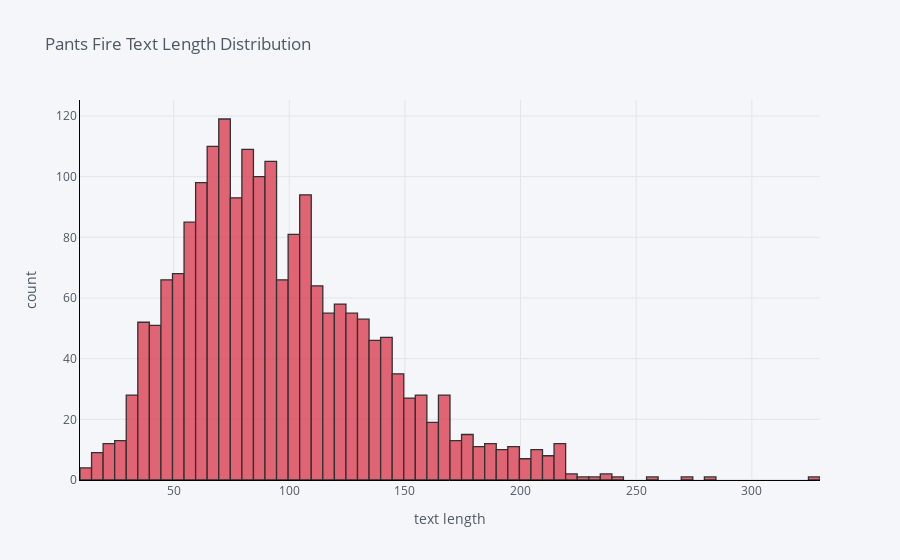
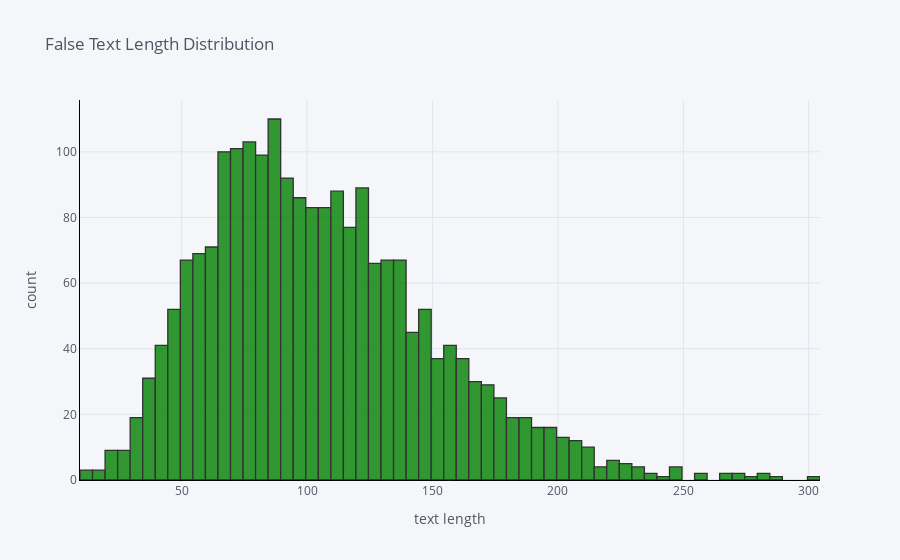
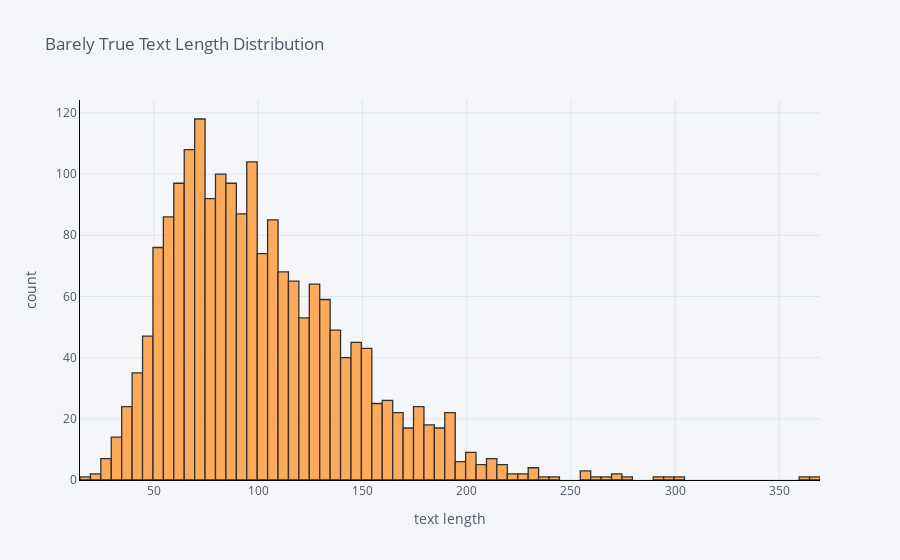
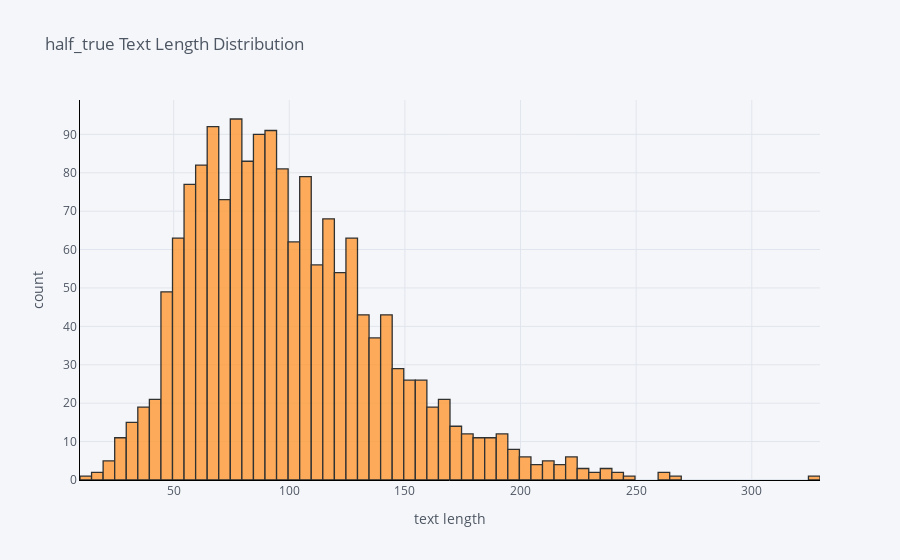

Write notebook code for charts like these, in order.
### Code cell
pants_fire['text_len'].iplot(
    kind='hist',
    bins=100,
    xTitle='text length',
    linecolor='black',
    color='red',
    yTitle='count',
    title='Pants Fire Text Length Distribution')

false['text_len'].iplot(
    kind='hist',
    bins=100,
    xTitle='text length',
    linecolor='black',
    color='green',
    yTitle='count',
    title='False Text Length Distribution')

barely_true['text_len'].iplot(
    kind='hist',
    bins=100,
    xTitle='text length',
    linecolor='black',
    yTitle='count',
    title='Barely True Text Length Distribution')

half_true['text_len'].iplot(
    kind='hist',
    bins=100,
    xTitle='text length',
    linecolor='black',
    yTitle='count',
    title='half_true Text Length Distribution')

mostly_true['text_len'].iplot(
    kind='hist',
    bins=100,
    xTitle='text length',
    linecolor='black',
    yTitle='count',
    title='mostly_true Text Length Distribution')

true['text_len'].iplot(
    kind='hist',
    bins=100,
    xTitle='text length',
    linecolor='black',
    yTitle='count',
    title='True Text Length Distribution')

### Figure 1 — Plotly figure (JSON) as saved in the notebook; plotly's stock layout.template omitted (floating-point values rounded to 4 significant figures; data arrays with more than 128 entries replaced by an {"elided": "..."} marker saying what was removed)
{"data": [{"histfunc": "count", "histnorm": "", "marker": {"color": "rgba(219, 64, 82, 1.0)", "line": {"color": "#000000", "width": 1.3}}, "name": "text_len", "nbinsx": 100, "opacity": 0.8, "orientation": "v", "type": "histogram", "x": {"elided": "1998 int values"}}], "layout": {"barmode": "overlay", "legend": {"bgcolor": "#F5F6F9", "font": {"color": "#4D5663"}}, "paper_bgcolor": "#F5F6F9", "plot_bgcolor": "#F5F6F9", "title": {"font": {"color": "#4D5663"}, "text": "Pants Fire Text Length Distribution"}, "xaxis": {"gridcolor": "#E1E5ED", "linecolor": "black", "showgrid": true, "tickfont": {"color": "#4D5663"}, "title": {"font": {"color": "#4D5663"}, "text": "text length"}, "zerolinecolor": "#E1E5ED"}, "yaxis": {"gridcolor": "#E1E5ED", "linecolor": "black", "showgrid": true, "tickfont": {"color": "#4D5663"}, "title": {"font": {"color": "#4D5663"}, "text": "count"}, "zerolinecolor": "#E1E5ED"}}}

### Figure 2 — Plotly figure (JSON) as saved in the notebook; plotly's stock layout.template omitted (floating-point values rounded to 4 significant figures; data arrays with more than 128 entries replaced by an {"elided": "..."} marker saying what was removed)
{"data": [{"histfunc": "count", "histnorm": "", "marker": {"color": "rgba(0, 128, 0, 1.0)", "line": {"color": "#000000", "width": 1.3}}, "name": "text_len", "nbinsx": 100, "opacity": 0.8, "orientation": "v", "type": "histogram", "x": {"elided": "2123 int values"}}], "layout": {"barmode": "overlay", "legend": {"bgcolor": "#F5F6F9", "font": {"color": "#4D5663"}}, "paper_bgcolor": "#F5F6F9", "plot_bgcolor": "#F5F6F9", "title": {"font": {"color": "#4D5663"}, "text": "False Text Length Distribution"}, "xaxis": {"gridcolor": "#E1E5ED", "linecolor": "black", "showgrid": true, "tickfont": {"color": "#4D5663"}, "title": {"font": {"color": "#4D5663"}, "text": "text length"}, "zerolinecolor": "#E1E5ED"}, "yaxis": {"gridcolor": "#E1E5ED", "linecolor": "black", "showgrid": true, "tickfont": {"color": "#4D5663"}, "title": {"font": {"color": "#4D5663"}, "text": "count"}, "zerolinecolor": "#E1E5ED"}}}

### Figure 3 — Plotly figure (JSON) as saved in the notebook; plotly's stock layout.template omitted (floating-point values rounded to 4 significant figures; data arrays with more than 128 entries replaced by an {"elided": "..."} marker saying what was removed)
{"data": [{"histfunc": "count", "histnorm": "", "marker": {"color": "rgba(255, 153, 51, 1.0)", "line": {"color": "#000000", "width": 1.3}}, "name": "text_len", "nbinsx": 100, "opacity": 0.8, "orientation": "v", "type": "histogram", "x": {"elided": "1966 int values"}}], "layout": {"barmode": "overlay", "legend": {"bgcolor": "#F5F6F9", "font": {"color": "#4D5663"}}, "paper_bgcolor": "#F5F6F9", "plot_bgcolor": "#F5F6F9", "title": {"font": {"color": "#4D5663"}, "text": "Barely True Text Length Distribution"}, "xaxis": {"gridcolor": "#E1E5ED", "linecolor": "black", "showgrid": true, "tickfont": {"color": "#4D5663"}, "title": {"font": {"color": "#4D5663"}, "text": "text length"}, "zerolinecolor": "#E1E5ED"}, "yaxis": {"gridcolor": "#E1E5ED", "linecolor": "black", "showgrid": true, "tickfont": {"color": "#4D5663"}, "title": {"font": {"color": "#4D5663"}, "text": "count"}, "zerolinecolor": "#E1E5ED"}}}

### Figure 4 — Plotly figure (JSON) as saved in the notebook; plotly's stock layout.template omitted (floating-point values rounded to 4 significant figures; data arrays with more than 128 entries replaced by an {"elided": "..."} marker saying what was removed)
{"data": [{"histfunc": "count", "histnorm": "", "marker": {"color": "rgba(255, 153, 51, 1.0)", "line": {"color": "#000000", "width": 1.3}}, "name": "text_len", "nbinsx": 100, "opacity": 0.8, "orientation": "v", "type": "histogram", "x": {"elided": "1683 int values"}}], "layout": {"barmode": "overlay", "legend": {"bgcolor": "#F5F6F9", "font": {"color": "#4D5663"}}, "paper_bgcolor": "#F5F6F9", "plot_bgcolor": "#F5F6F9", "title": {"font": {"color": "#4D5663"}, "text": "half_true Text Length Distribution"}, "xaxis": {"gridcolor": "#E1E5ED", "linecolor": "black", "showgrid": true, "tickfont": {"color": "#4D5663"}, "title": {"font": {"color": "#4D5663"}, "text": "text length"}, "zerolinecolor": "#E1E5ED"}, "yaxis": {"gridcolor": "#E1E5ED", "linecolor": "black", "showgrid": true, "tickfont": {"color": "#4D5663"}, "title": {"font": {"color": "#4D5663"}, "text": "count"}, "zerolinecolor": "#E1E5ED"}}}
